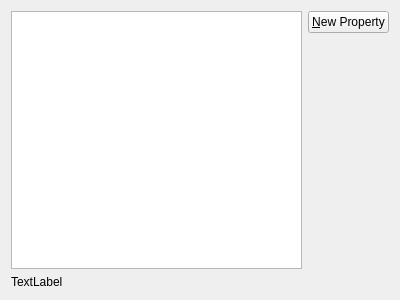
<?xml version="1.0" encoding="UTF-8"?>
<ui version="4.0">
 <class>PropertyTemplateWidget</class>
 <widget class="QWidget" name="PropertyTemplateWidget">
  <property name="geometry">
   <rect>
    <x>0</x>
    <y>0</y>
    <width>400</width>
    <height>300</height>
   </rect>
  </property>
  <property name="windowTitle">
   <string>Form</string>
  </property>
  <layout class="QGridLayout" name="gridLayout">
   <item row="0" column="0" rowspan="2">
    <widget class="QPlainTextEdit" name="plainTextEdit"/>
   </item>
   <item row="0" column="1">
    <widget class="QPushButton" name="btnNewProp">
     <property name="text">
      <string>&amp;New Property</string>
     </property>
    </widget>
   </item>
   <item row="1" column="1">
    <spacer name="verticalSpacer">
     <property name="orientation">
      <enum>Qt::Vertical</enum>
     </property>
     <property name="sizeHint" stdset="0">
      <size>
       <width>20</width>
       <height>225</height>
      </size>
     </property>
    </spacer>
   </item>
   <item row="2" column="0" colspan="2">
    <widget class="QLabel" name="errorDisplay">
     <property name="text">
      <string>TextLabel</string>
     </property>
    </widget>
   </item>
  </layout>
 </widget>
 <resources/>
 <connections/>
</ui>
